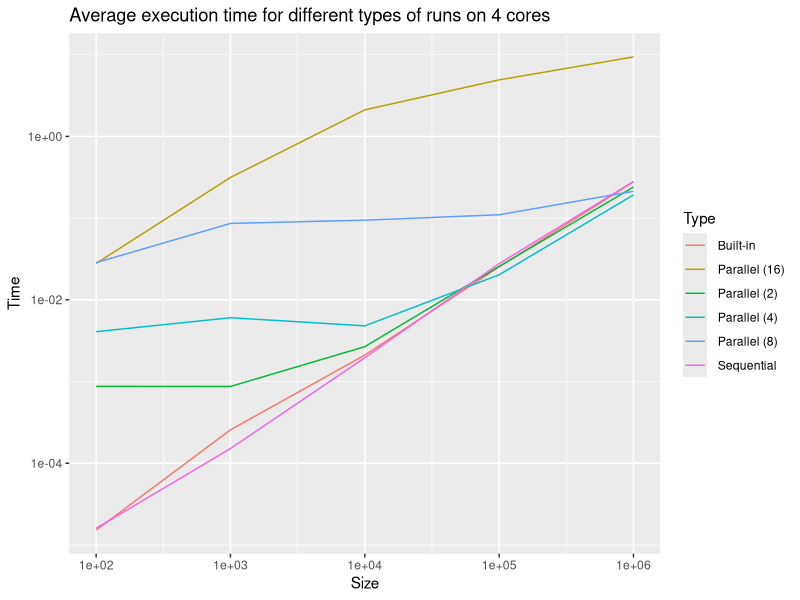
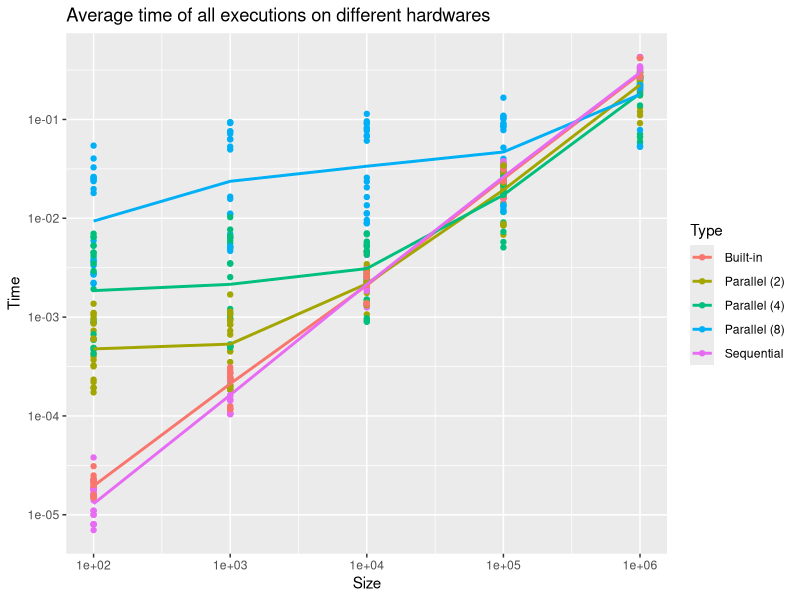

R code for these plots, in order: (Note: this script raises an error after producing the figures.)
## ---- chunk 1
library(ggplot2)
df3 <- read.csv("./data/measurementsRANDOM_par.csv")
df4 <- read.csv("./data/measurements_2_to_16_T.csv")
df5 <- read.csv("./data/measurements_2_to_10_T_i3.csv")
df6 <- read.csv("./data/measurements_2_to_10_T_i7.csv")
df7 <- read.csv("./data/measurements_2_to_10_T_i5.csv")
## ---- chunk 2
library(plyr)
df3_avg <- ddply(df3,c("Size","Type"), summarise, Time = mean(Time))
df4_avg <- ddply(df4,c("Size","Type","Cores"), summarise, Time = mean(Time))
df5_avg <- ddply(df5,c("Size","Type","Cores"), summarise, Time = mean(Time))
df6_avg <- ddply(df6,c("Size","Type","Cores"), summarise, Time = mean(Time))
df7_avg <- ddply(df7,c("Size","Type","Cores"), summarise, Time = mean(Time))
## ---- chunk 3
pow2 <- c(1, 2, 4, 8, 16)
ggplot(data=df7_avg[df7_avg$Cores %in% pow2,],aes(x=Size,y=Time,color=Type))+geom_line() +
 scale_x_log10() + scale_y_log10() + 
  ggtitle("Average execution time for different types of runs on 4 cores")
## ---- chunk 4
pow2 <- c(1, 2, 4, 8, 16)
all <- rbind(df4[df4$Cores < 11,], df5, df6, df7[df7$Cores < 11,])
ggplot(data=all[all$Cores %in% pow2,], aes(x=Size,y=Time,color=Type)) + geom_point() + 
  scale_x_log10() + scale_y_log10() +  stat_summary(fun.y = mean, geom="smooth") + 
  ggtitle("Average time of all executions on different hardwares")
## ---- chunk 5
pow2 <- c(1, 2, 4, 8, 16)
all <- rbind(df4[df4$Cores < 11,], df5, df6, df7[df7$Cores < 11,])
ggplot(data=all[all$Cores %in% pow2,], aes(x=Size,y=Time,color=Type,group=factor(Size):Type)) + geom_boxplot(position = "identity") + geom_point() + 
  scale_x_log10() + scale_y_log10()
## ---- chunk 6
cor = c(2, 8)
ggplot(data=df7[df7$Cores %in% cor,], aes(x=Size,y=Time,color=Type)) + geom_point() + theme_bw() + geom_smooth(method="lm") + ggtitle("Confidence intervals for parallel executions with 2 and 8 threads")
## ---- chunk 7
NR_THREADS <- 16
seq <- df4_avg[df4_avg$Type == " Sequential",]
df2_speedup <- rbind(seq)

for (t in c(2:NR_THREADS)){
  part <- df4_avg[df4_avg$Cores == t,]
  part["Time"] <- seq["Time"] / part["Time"]
  df2_speedup <- rbind(df2_speedup, part)
}

ggplot(data=df2_speedup, aes(x=Cores,y=Time,color=Size, group = Size))+ geom_point() + geom_line()+
  xlab("# of threads") + ylab("Speedup") + ggtitle("Speedup of parallel execution")
## ---- chunk 8
NR_THREADS <- 10
seq <- df5_avg[df5_avg$Type == " Sequential",]
df5_speedup <- rbind(seq)

for (t in c(2:NR_THREADS)){
  part <- df5_avg[df5_avg$Cores == t,]
  part["Time"] <- seq["Time"] / part["Time"]
  df5_speedup <- rbind(df5_speedup, part)
}

ggplot(data=df5_speedup, aes(x=Cores,y=Time,color=Size, group = Size))+ geom_point() + geom_line()+
  xlab("# of threads") + ylab("Speedup") + ggtitle("Speedup of parallel execution")
## ---- chunk 9
NR_THREADS <- 10
seq <- df6_avg[df6_avg$Type == " Sequential",]
df6_speedup <- rbind(seq)

for (t in c(2:NR_THREADS)){
  part <- df6_avg[df6_avg$Cores == t,]
  part["Time"] <- seq["Time"] / part["Time"]
  df6_speedup <- rbind(df6_speedup, part)
}

ggplot(data=df6_speedup, aes(x=Cores,y=Time,color=Size, group = Size))+ geom_point() + geom_line()+
  xlab("# of threads") + ylab("Speedup") + ggtitle("Speedup of parallel execution")
## ---- chunk 10
NR_THREADS <- 10
seq <- df7_avg[df7_avg$Type == " Sequential",]
df7_speedup <- rbind(seq)

for (t in c(2:NR_THREADS)){
  part <- df7_avg[df7_avg$Cores == t,]
  part["Time"] <- seq["Time"] / part["Time"]
  df7_speedup <- rbind(df7_speedup, part)
}

ggplot(data=df7_speedup, aes(x=Cores,y=Time,color=Size, group = Size))+ geom_point() + geom_line() +
  xlab("# of threads") + ylab("Speedup") + ggtitle("Speedup of parallel execution")
## ---- chunk 11
NR_THREADS <- 16
seq <- df4_avg[df4_avg$Type == " Sequential",]
df4_efficiency <- rbind(seq)

for (t in c(2:NR_THREADS)){
  part <- df4_avg[df4_avg$Cores == t,]
  part["Time"] <- seq["Time"] / part["Time"]
  part["Time"] <- part["Time"] / t
  df4_efficiency <- rbind(df4_efficiency, part)
}

ggplot(data=df4_efficiency, aes(x=Cores,y=Time,color=Size, group = Size))+ geom_point() + geom_line() + scale_y_continuous(limits=c(0,1)) +
  xlab("# of threads") + ylab("Efficiency") + ggtitle("Efficiency of parallel execution")
## ---- chunk 12
NR_THREADS <- 10
seq <- df5_avg[df5_avg$Type == " Sequential",]
df5_efficiency <- rbind(seq)

for (t in c(2:NR_THREADS)){
  part <- df5_avg[df5_avg$Cores == t,]
  part["Time"] <- seq["Time"] / part["Time"]
  part["Time"] <- part["Time"] / t
  df5_efficiency <- rbind(df5_efficiency, part)
}

ggplot(data=df5_efficiency, aes(c(1:16), x=Cores,y=Time,color=Size, group = Size))+ geom_point() + geom_line() + scale_x_continuous(limits=c(1,16)) + 
  scale_y_continuous(limits=c(0,1)) +
  xlab("# of threads") + ylab("Efficiency") + ggtitle("Efficiency of parallel execution")
## ---- chunk 13
NR_THREADS <- 10
seq <- df6_avg[df6_avg$Type == " Sequential",]
df6_efficiency <- rbind(seq)

for (t in c(2:NR_THREADS)){
  part <- df6_avg[df6_avg$Cores == t,]
  part["Time"] <- seq["Time"] / part["Time"]
  part["Time"] <- part["Time"] / t
  df6_efficiency <- rbind(df6_efficiency, part)
}

ggplot(data=df6_efficiency, aes(c(1:16), x=Cores,y=Time,color=Size, group = Size))+ geom_point() + geom_line() + scale_x_continuous(limits=c(1,16)) + 
  scale_y_continuous(limits=c(0,1)) +
  xlab("# of threads") + ylab("Efficiency") + ggtitle("Efficiency of parallel execution")
## ---- chunk 14
NR_THREADS <- 16
seq <- df7_avg[df7_avg$Type == " Sequential",]
df7_efficiency <- rbind(seq)

for (t in c(2:NR_THREADS)){
  part <- df7_avg[df7_avg$Cores == t,]
  part["Time"] <- seq["Time"] / part["Time"]
  part["Time"] <- part["Time"] / t
  df7_efficiency <- rbind(df7_efficiency, part)
}

ggplot(data=df7_efficiency, aes(c(1:16), x=Cores,y=Time,color=Size, group = Size))+ geom_point() + geom_line() + scale_x_continuous(limits=c(1,16)) + 
  scale_y_continuous(limits=c(0,1)) +
  xlab("# of threads") + ylab("Efficiency") + ggtitle("Efficiency of parallel execution")
## ---- chunk 15
NR_THREADS <- 16
seq <- df7_avg[df7_avg$Type == " Sequential",]
df7_efficiency <- rbind(seq)

for (t in c(2:NR_THREADS)){
  part <- df7_avg[df7_avg$Cores == t,]
  df7_efficiency <- rbind(df7_efficiency, part)
}

ggplot(data=df7_efficiency, aes(c(1:16), x=Cores,y=Time*Cores,color=Size, group = Size))+ geom_point() + geom_line() + scale_x_log10() + scale_y_log10() + 
  xlab("Number of threads") + ylab("Time * Threads") + ggtitle("Cost of parallel execution")
